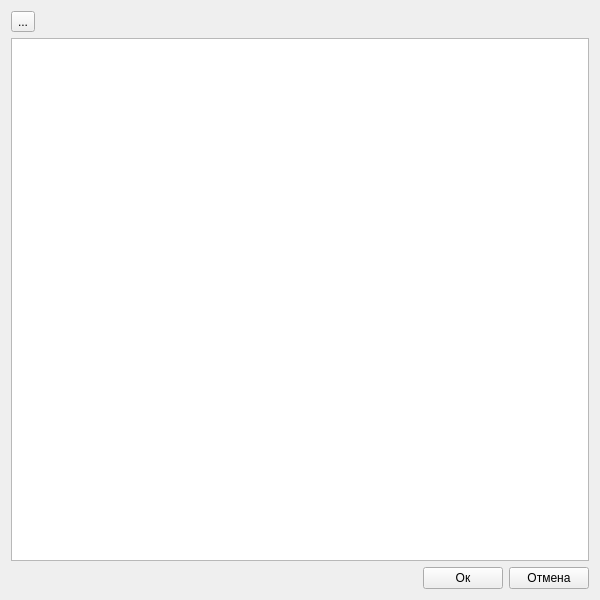
<?xml version="1.0" encoding="UTF-8"?>
<ui version="4.0">
 <class>Edit</class>
 <widget class="QWidget" name="Edit">
  <property name="geometry">
   <rect>
    <x>0</x>
    <y>0</y>
    <width>600</width>
    <height>600</height>
   </rect>
  </property>
  <property name="windowTitle">
   <string>Form</string>
  </property>
  <layout class="QGridLayout" name="gridLayout">
   <item row="4" column="0">
    <layout class="QHBoxLayout" name="horizontalLayout">
     <item>
      <spacer name="horizontalSpacer">
       <property name="orientation">
        <enum>Qt::Horizontal</enum>
       </property>
       <property name="sizeHint" stdset="0">
        <size>
         <width>40</width>
         <height>20</height>
        </size>
       </property>
      </spacer>
     </item>
     <item>
      <widget class="QPushButton" name="ok">
       <property name="text">
        <string>Ок</string>
       </property>
      </widget>
     </item>
     <item>
      <widget class="QPushButton" name="cancel">
       <property name="text">
        <string>Отмена</string>
       </property>
      </widget>
     </item>
    </layout>
   </item>
   <item row="1" column="0">
    <widget class="GSC" name="graphicsView"/>
   </item>
   <item row="0" column="0">
    <widget class="QToolButton" name="toolButton">
     <property name="text">
      <string>...</string>
     </property>
    </widget>
   </item>
  </layout>
 </widget>
 <customwidgets>
  <customwidget>
   <class>GSC</class>
   <extends>QGraphicsView</extends>
   <header>gsc.h</header>
  </customwidget>
 </customwidgets>
 <resources/>
 <connections/>
</ui>
